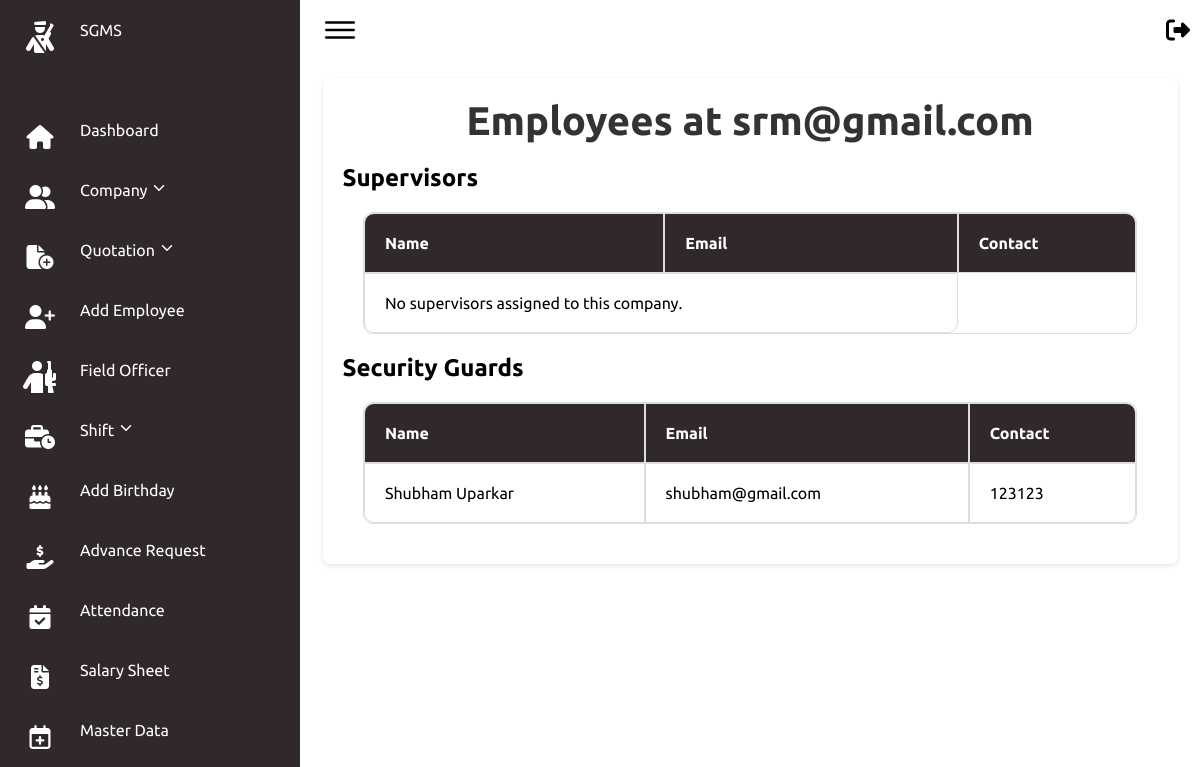
The page /admin_companies/1/ on the database its author committed.
### secman/models.py (models this page shows, shortened)
class UserProfile(models.Model):
    USER_TYPES = (
        ('hod', 'HOD'),
        ('fo', 'Field Officer'),
        ('company', 'Company'),
    )
    user = models.OneToOneField(User, on_delete=models.CASCADE)
    user_type = models.CharField(max_length=20, choices=USER_TYPES, default='fo')
    contact = models.CharField(max_length=12)
    gst_or_emergency = models.CharField(max_length=20)

class EmployeeJoining(models.Model):
    emp_id = models.CharField(max_length=20, unique=True)
    first_name = models.CharField(max_length=50)
    middle_name = models.CharField(max_length=50, blank=True, null=True)
    last_name = models.CharField(max_length=50)
    email = models.EmailField()
    date_of_birth = models.DateField()
    contact_number = models.CharField(max_length=15)
    whatsapp_number = models.CharField(max_length=15, blank=True, null=True)
    emergency_contact1 = models.CharField(max_length=15)
    emergency_contact2 = models.CharField(max_length=15)
    emergency_contact_relation1 = models.CharField(max_length=20)
    emergency_contact_relation2 = models.CharField(max_length=20)
    emergency_contact_relation1_name = models.CharField(max_length=100)
    emergency_contact_relation2_name = models.CharField(max_length=100)
    age = models.PositiveIntegerField()
    gender = models.CharField(max_length=10)
    current_address = models.TextField()
    permanent_address = models.TextField()
    city = models.CharField(max_length=50)
    state = models.CharField(max_length=50)
    pincode = models.CharField(max_length=10)
    security_guard_training = models.CharField(max_length=3, choices=[('yes', 'Yes'), ('no', 'No')], default='no')
    job_experience = models.CharField(max_length=3, choices=[('yes', 'Yes'), ('no', 'No')], default='no')
    pancard = models.CharField(max_length=3, choices=[('yes', 'Yes'), ('no', 'No')], default='no')
    aadhar = models.CharField(max_length=3, choices=[('yes', 'Yes'), ('no', 'No')], default='no')
    voter = models.CharField(max_length=3, choices=[('yes', 'Yes'), ('no', 'No')], default='no')
    profile_picture = models.ImageField(upload_to='profile_pictures/')
    signature = models.ImageField(upload_to='signatures/')
    preferred_work_arrangements = models.CharField(max_length=20)
    position = models.CharField(max_length=50)
    account_holder_name = models.CharField(max_length=100)
    bank_name = models.CharField(max_length=100)
    bank_account_number = models.CharField(max_length=30)
    ifsc_code = models.CharField(max_length=15)
    branch_name = models.CharField(max_length=100)
    bank_address = models.TextField()
    qualification = models.CharField(max_length=20)
    experience = models.CharField(max_length=20)
    company = models.ForeignKey(UserProfile, on_delete=models.SET_NULL, null=True, limit_choices_to={'user_type': 'company'})
    pdf_file = models.FileField(upload_to='employee_pdfs/', blank=True, null=True)

### secman/admin_views.py (the view)
# urls.py: path('admin_companies/<int:company_id>/', admin_views.admin_company_employees, name='admin_company_employees'),
def admin_company_employees(request, company_id):
    company = get_object_or_404(UserProfile, id=company_id, user_type='company')
    guards = EmployeeJoining.objects.filter(company=company, position='Security Guard')
    supervisors = EmployeeJoining.objects.filter(company=company, position='Supervisor')
    return render(request, 'admin/admin_company_employees.html', {
        'company': company,
        'guards': guards,
        'supervisors': supervisors
    })

### secman/templates/admin/admin_company_employees.html (shortened to what this page needs)
{% extends 'admin/basead.html' %}
{% block content %}
<!DOCTYPE html>
<html>
<head>
</head>
<body>
    <div class="card">
    <h1>Employees at {{ company.user.email }}</h1>
    <h2>Supervisors</h2>
    <table border="1" cellpadding="10" cellspacing="0">
        <thead>
            <tr>
                <th>Name</th>
                <th>Email</th>
                <th>Contact</th>
            </tr>
        </thead>
        <tbody>
            {% for supervisor in supervisors %}
            <tr>
                <td>{{ supervisor.first_name }} {{ supervisor.last_name }}</td>
                <td>{{ supervisor.email }}</td>
                <td>{{ supervisor.contact_number }}</td>
            </tr>
            {% empty %}
            <tr>
                <td colspan="2">No supervisors assigned to this company.</td>
            </tr>
            {% endfor %}
        </tbody>
    </table>
    <h2>Security Guards</h2>
    <table border="1" cellpadding="10" cellspacing="0">
        <thead>
            <tr>
                <th>Name</th>
                <th>Email</th>
                <th>Contact</th>
            </tr>
        </thead>
        <tbody>
            {% for guard in guards %}
            <tr>
                <td>{{ guard.first_name }} {{ guard.last_name }}</td>
                <td>{{ guard.email }}</td>
                <td>{{ guard.contact_number }}</td>
            </tr>
            {% empty %}
            <tr>
                <td colspan="2">No security guards assigned to this company.</td>
            </tr>
            {% endfor %}
        </tbody>
    </table>
</div>
</body>
</html>
{% endblock %}

### secman/static/css/style.css (style rules this page uses)
* { font-family: "Ubuntu", sans-serif; margin: 0; padding: 0; box-sizing: border-box; }
:root { --blue: #2a2185; --white: #fff; --gray: #f5f5f5; --black1: #222; --black2: #999; }
body { min-height: 100vh; overflow-x: hidden; }

### secman/templates/admin/basead.html (style rules this page uses)
* { font-family: "Ubuntu", sans-serif; margin: 0; padding: 0; box-sizing: border-box; }
:root { --blue: #312929; --white: #fff; --gray: #f5f5f5; --black1: #222; --black2: #999; }
body { min-height: 100vh; overflow-x: hidden; }

### secman/templates/admin/admin_company_employees.html (style rules this page uses)
.card { width: 95%; margin: 2% auto; padding: 20px; background: #fff; border-radius: 8px; box-shadow: 0 2px 5px rgba(0, 0, 0, 0.1); animation: fadeIn 1s ease-in; }
.card h1 { text-align: center; color: #333333; font-size: 2.5em; margin-bottom: 20px; animation: slideIn 1s ease-in-out; }
table { width: 95%; margin: 20px auto; border-collapse: separate; border-spacing: 0; border-radius: 10px; overflow: hidden; animation: grow 1s ease-in-out; }
table, th, td { border: 1px solid #dddddd; }
th, td { padding: 20px; text-align: left; }
th { background-color: #312929; color: #ffffff; }
td { position: relative; }
td:before { content: ''; position: absolute; left: 0; bottom: 0; height: 2px; width: 0; background-color: #000000; transition: width 0.4s ease-in-out; }
th:first-child { border-top-left-radius: 10px; }
th:last-child { border-top-right-radius: 10px; }
tr:last-child td:first-child { border-bottom-left-radius: 10px; }
tr:last-child td:last-child { border-bottom-right-radius: 10px; }

### rows shown on the page
UserProfile: user.email "srm@gmail.com"
EmployeeJoining: first_name "Shubham", last_name "Uparkar", email "shubham@gmail.com", contact_number "123123"
